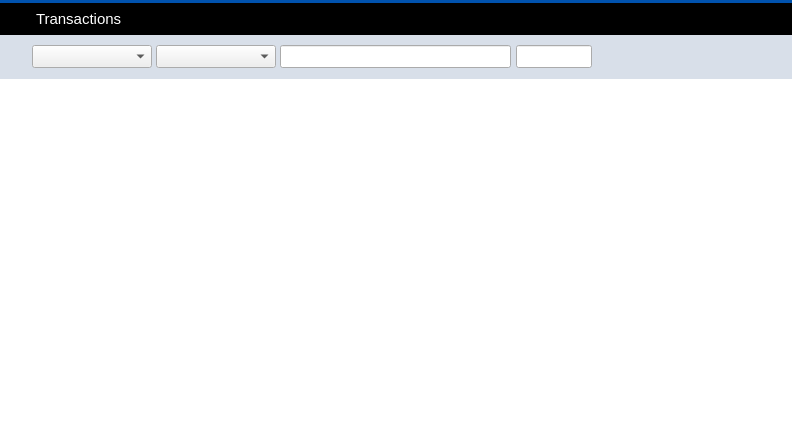
<?xml version="1.0" encoding="UTF-8"?>
<ui version="4.0">
 <class>TransactionsPage</class>
 <widget class="QWidget" name="TransactionsPage">
  <property name="geometry">
   <rect>
    <x>0</x>
    <y>0</y>
    <width>792</width>
    <height>438</height>
   </rect>
  </property>
  <property name="palette">
   <palette>
    <active>
     <colorrole role="Button">
      <brush brushstyle="SolidPattern">
       <color alpha="255">
        <red>233</red>
        <green>217</green>
        <blue>216</blue>
       </color>
      </brush>
     </colorrole>
     <colorrole role="Base">
      <brush brushstyle="SolidPattern">
       <color alpha="255">
        <red>233</red>
        <green>217</green>
        <blue>216</blue>
       </color>
      </brush>
     </colorrole>
     <colorrole role="Window">
      <brush brushstyle="SolidPattern">
       <color alpha="255">
        <red>233</red>
        <green>217</green>
        <blue>216</blue>
       </color>
      </brush>
     </colorrole>
     <colorrole role="Highlight">
      <brush brushstyle="SolidPattern">
       <color alpha="255">
        <red>235</red>
        <green>235</green>
        <blue>235</blue>
       </color>
      </brush>
     </colorrole>
     <colorrole role="HighlightedText">
      <brush brushstyle="SolidPattern">
       <color alpha="255">
        <red>171</red>
        <green>127</green>
        <blue>130</blue>
       </color>
      </brush>
     </colorrole>
    </active>
    <inactive>
     <colorrole role="Button">
      <brush brushstyle="SolidPattern">
       <color alpha="255">
        <red>233</red>
        <green>217</green>
        <blue>216</blue>
       </color>
      </brush>
     </colorrole>
     <colorrole role="Base">
      <brush brushstyle="SolidPattern">
       <color alpha="255">
        <red>233</red>
        <green>217</green>
        <blue>216</blue>
       </color>
      </brush>
     </colorrole>
     <colorrole role="Window">
      <brush brushstyle="SolidPattern">
       <color alpha="255">
        <red>233</red>
        <green>217</green>
        <blue>216</blue>
       </color>
      </brush>
     </colorrole>
     <colorrole role="Highlight">
      <brush brushstyle="SolidPattern">
       <color alpha="255">
        <red>235</red>
        <green>235</green>
        <blue>235</blue>
       </color>
      </brush>
     </colorrole>
     <colorrole role="HighlightedText">
      <brush brushstyle="SolidPattern">
       <color alpha="255">
        <red>171</red>
        <green>127</green>
        <blue>130</blue>
       </color>
      </brush>
     </colorrole>
    </inactive>
    <disabled>
     <colorrole role="Button">
      <brush brushstyle="SolidPattern">
       <color alpha="255">
        <red>233</red>
        <green>217</green>
        <blue>216</blue>
       </color>
      </brush>
     </colorrole>
     <colorrole role="Base">
      <brush brushstyle="SolidPattern">
       <color alpha="255">
        <red>233</red>
        <green>217</green>
        <blue>216</blue>
       </color>
      </brush>
     </colorrole>
     <colorrole role="Window">
      <brush brushstyle="SolidPattern">
       <color alpha="255">
        <red>233</red>
        <green>217</green>
        <blue>216</blue>
       </color>
      </brush>
     </colorrole>
     <colorrole role="Highlight">
      <brush brushstyle="SolidPattern">
       <color alpha="255">
        <red>240</red>
        <green>240</green>
        <blue>240</blue>
       </color>
      </brush>
     </colorrole>
     <colorrole role="HighlightedText">
      <brush brushstyle="SolidPattern">
       <color alpha="255">
        <red>171</red>
        <green>127</green>
        <blue>130</blue>
       </color>
      </brush>
     </colorrole>
    </disabled>
   </palette>
  </property>
  <property name="windowTitle">
   <string>Form</string>
  </property>
  <layout class="QVBoxLayout" name="verticalLayout_9">
   <property name="spacing">
    <number>0</number>
   </property>
   <property name="margin">
    <number>0</number>
   </property>
   <item>
    <widget class="Line" name="line_3">
     <property name="styleSheet">
      <string notr="true">background-color: #0052AE;</string>
     </property>
     <property name="lineWidth">
      <number>0</number>
     </property>
     <property name="orientation">
      <enum>Qt::Horizontal</enum>
     </property>
    </widget>
   </item>
   <item>
    <widget class="QWidget" name="wTransactionsHeader" native="true">
     <property name="minimumSize">
      <size>
       <width>0</width>
       <height>32</height>
      </size>
     </property>
     <property name="maximumSize">
      <size>
       <width>16777215</width>
       <height>32</height>
      </size>
     </property>
     <property name="styleSheet">
      <string notr="true">#wTransactionsHeader {
	background-color: black;
}</string>
     </property>
     <property name="is_header" stdset="0">
      <bool>true</bool>
     </property>
     <layout class="QHBoxLayout" name="horizontalLayout_10">
      <property name="margin">
       <number>0</number>
      </property>
      <item>
       <spacer name="horizontalSpacer_14">
        <property name="orientation">
         <enum>Qt::Horizontal</enum>
        </property>
        <property name="sizeType">
         <enum>QSizePolicy::Fixed</enum>
        </property>
        <property name="sizeHint" stdset="0">
         <size>
          <width>5</width>
          <height>20</height>
         </size>
        </property>
       </spacer>
      </item>
      <item>
       <widget class="QLabel" name="label_20">
        <property name="sizePolicy">
         <sizepolicy hsizetype="Fixed" vsizetype="Fixed">
          <horstretch>0</horstretch>
          <verstretch>0</verstretch>
         </sizepolicy>
        </property>
        <property name="minimumSize">
         <size>
          <width>25</width>
          <height>25</height>
         </size>
        </property>
        <property name="maximumSize">
         <size>
          <width>25</width>
          <height>25</height>
         </size>
        </property>
        <property name="text">
         <string notr="true"/>
        </property>
        <property name="pixmap">
         <pixmap resource="../res.qrc">:/res/last_transactions.png</pixmap>
        </property>
       </widget>
      </item>
      <item>
       <layout class="QVBoxLayout" name="verticalLayout_10">
        <item>
         <widget class="QLabel" name="label_21">
          <property name="font">
           <font>
            <pointsize>11</pointsize>
            <stylestrategy>PreferAntialias</stylestrategy>
           </font>
          </property>
          <property name="styleSheet">
           <string notr="true">QLabel {
	color: #FFFFFF;
}</string>
          </property>
          <property name="text">
           <string>Transactions</string>
          </property>
         </widget>
        </item>
       </layout>
      </item>
     </layout>
    </widget>
   </item>
   <item>
    <widget class="QWidget" name="wTransactionsContainer" native="true">
     <property name="styleSheet">
      <string notr="true">#wTransactionsContainer {
	background-color: #D8DFE9;
 }

QLabel {
	color: #0052AE;
}
</string>
     </property>
     <widget class="QTableView" name="transactionView">
      <property name="geometry">
       <rect>
        <x>-1</x>
        <y>44</y>
        <width>794</width>
        <height>360</height>
       </rect>
      </property>
      <property name="sizePolicy">
       <sizepolicy hsizetype="Maximum" vsizetype="Fixed">
        <horstretch>0</horstretch>
        <verstretch>0</verstretch>
       </sizepolicy>
      </property>
      <property name="maximumSize">
       <size>
        <width>794</width>
        <height>16777215</height>
       </size>
      </property>
      <property name="font">
       <font>
        <pointsize>8</pointsize>
       </font>
      </property>
      <property name="styleSheet">
       <string notr="true"> QScrollBar:vertical {
     border: 0px solid grey;
     background: white;
     width: 9px;
     margin: 15px 0px 0 0px;
 }
 QScrollBar::handle:vertical {
     background: #D8DFE9;
     min-width: 20px;
 }
QScrollBar::sub-line:vertical {
	height: 0px;
    width: 0px;
}

QHeaderView {
	background-color: #D8DFE9;
	font-size: 10;
	text-align:left;
}
QHeaderView::section {
    background-color: #D8DFE9;
    color: #0052AE;
    padding-left: 5px;
    border: 0px solid #6c6c6c;
	text-align:left;
}

/* style the sort indicator */
QHeaderView::down-arrow {
    image: url(down_arrow.png);
}

QHeaderView::up-arrow {
    image: url(up_arrow.png);
}

QTableView {
	border: 0px solid #ededed;
	selection-background-color: #ebebeb;
	selection-color: black;
}

#transactionView {
	color: black;
}</string>
      </property>
      <property name="frameShape">
       <enum>QFrame::NoFrame</enum>
      </property>
      <property name="horizontalScrollBarPolicy">
       <enum>Qt::ScrollBarAlwaysOff</enum>
      </property>
      <property name="editTriggers">
       <set>QAbstractItemView::NoEditTriggers</set>
      </property>
      <property name="selectionMode">
       <enum>QAbstractItemView::SingleSelection</enum>
      </property>
      <property name="selectionBehavior">
       <enum>QAbstractItemView::SelectRows</enum>
      </property>
      <property name="showGrid">
       <bool>false</bool>
      </property>
      <attribute name="verticalHeaderVisible">
       <bool>false</bool>
      </attribute>
      <attribute name="verticalHeaderDefaultSectionSize">
       <number>20</number>
      </attribute>
      <attribute name="verticalHeaderMinimumSectionSize">
       <number>20</number>
      </attribute>
     </widget>
     <widget class="QLineEdit" name="amountWidget">
      <property name="geometry">
       <rect>
        <x>516</x>
        <y>10</y>
        <width>76</width>
        <height>23</height>
       </rect>
      </property>
      <property name="sizePolicy">
       <sizepolicy hsizetype="Expanding" vsizetype="Expanding">
        <horstretch>0</horstretch>
        <verstretch>0</verstretch>
       </sizepolicy>
      </property>
     </widget>
     <widget class="QLineEdit" name="addressWidget">
      <property name="geometry">
       <rect>
        <x>280</x>
        <y>10</y>
        <width>231</width>
        <height>23</height>
       </rect>
      </property>
      <property name="sizePolicy">
       <sizepolicy hsizetype="Expanding" vsizetype="Expanding">
        <horstretch>0</horstretch>
        <verstretch>0</verstretch>
       </sizepolicy>
      </property>
     </widget>
     <widget class="QComboBox" name="dateWidget">
      <property name="geometry">
       <rect>
        <x>32</x>
        <y>10</y>
        <width>120</width>
        <height>23</height>
       </rect>
      </property>
      <property name="sizePolicy">
       <sizepolicy hsizetype="Fixed" vsizetype="Fixed">
        <horstretch>0</horstretch>
        <verstretch>0</verstretch>
       </sizepolicy>
      </property>
      <property name="minimumSize">
       <size>
        <width>43</width>
        <height>22</height>
       </size>
      </property>
      <property name="maximumSize">
       <size>
        <width>120</width>
        <height>16777215</height>
       </size>
      </property>
      <property name="styleSheet">
       <string notr="true"/>
      </property>
      <property name="iconSize">
       <size>
        <width>16</width>
        <height>20</height>
       </size>
      </property>
     </widget>
     <widget class="QPushButton" name="bTransactionsSortOrder">
      <property name="geometry">
       <rect>
        <x>-4</x>
        <y>11</y>
        <width>40</width>
        <height>20</height>
       </rect>
      </property>
      <property name="minimumSize">
       <size>
        <width>20</width>
        <height>20</height>
       </size>
      </property>
      <property name="styleSheet">
       <string notr="true">QPushButton {
	border: 0px solid gray;	
}
</string>
      </property>
      <property name="text">
       <string/>
      </property>
      <property name="icon">
       <iconset resource="../res.qrc">
        <normaloff>:/res/sort_down.png</normaloff>:/res/sort_down.png</iconset>
      </property>
      <property name="iconSize">
       <size>
        <width>20</width>
        <height>20</height>
       </size>
      </property>
     </widget>
     <widget class="QComboBox" name="typeWidget">
      <property name="geometry">
       <rect>
        <x>156</x>
        <y>10</y>
        <width>120</width>
        <height>23</height>
       </rect>
      </property>
      <property name="minimumSize">
       <size>
        <width>43</width>
        <height>22</height>
       </size>
      </property>
      <property name="maximumSize">
       <size>
        <width>120</width>
        <height>16777215</height>
       </size>
      </property>
     </widget>
    </widget>
   </item>
  </layout>
 </widget>
 <resources>
  <include location="../res.qrc"/>
 </resources>
 <connections/>
</ui>
